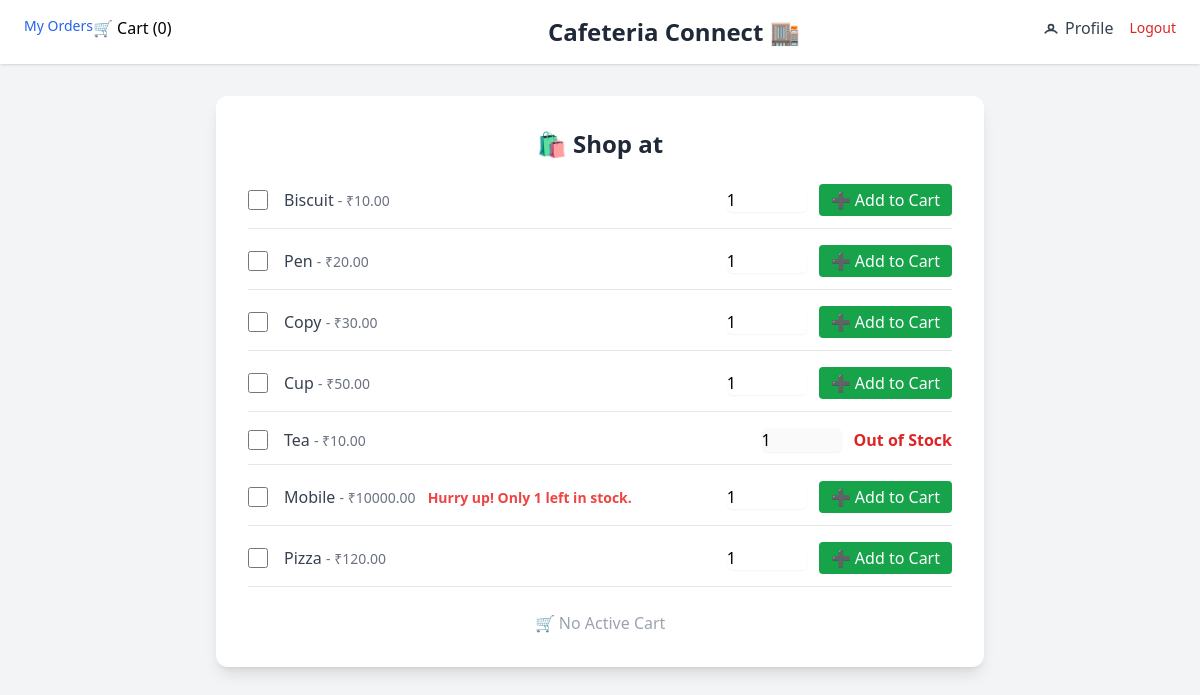
The page /shops/5/products/ (signed in) on the database its author committed.
### shops/models.py (models this page shows, shortened)
class Product(models.Model):
    shop = models.ForeignKey(Shop, on_delete=models.CASCADE, related_name="products")
    name = models.CharField(max_length=255)
    sku = models.CharField(max_length=100, null=True)
    description = models.TextField(blank=True, null=True)
    price = models.DecimalField(max_digits=10, decimal_places=2)
    image = models.ImageField(upload_to="products/", blank=True, null=True)
    category = models.CharField(max_length=255, blank=True, null=True)
    stock = models.PositiveIntegerField(default=0)
    is_available = models.BooleanField(default=True)
    created_at = models.DateTimeField(auto_now_add=True, null=True)
    updated_at = models.DateTimeField(auto_now=True)

### shops/views.py (the view)
# urls.py: path('<int:shop_id>/products/', api_views.shop_products, name='api-shop-products'),
@login_required
def shop_products(request, shop_id):
    shop = get_object_or_404(Shop, id=shop_id)
    products = shop.products.all()
    is_owner = request.user == shop.owner
    if is_owner:
        return render(request, 'product_list.html', {
            'shop': shop,
            'products': products,
            'is_owner': is_owner
        })
    else:
        return render(request, 'orders/shop_products.html', {'products': products})

### cart/context_processors.py (called while the page is built)
def cart_item_count(request):
    count = 0
    current_cart = None
    if request.user.is_authenticated:
        current_cart = Cart.objects.filter(user=request.user).last()
        if current_cart:
            count = current_cart.items.count()
    return {
        "cart_item_count": count,
        "current_cart": current_cart,
    }

### orders/templates/orders/shop_products.html (shortened to what this page needs)
{% extends 'base.html' %}
{% load static %}
{% block content %}
<div class="max-w-3xl mx-auto bg-white shadow-lg rounded-xl p-8 mt-8">
    <h2 class="text-2xl font-bold mb-6 text-gray-800 text-center">🛍 Shop at {{ shop.name }}</h2>
    <form method="post" class="space-y-4">
        {% for product in products %}
            <div class="flex items-center justify-between border-b pb-3">
                <div class="flex items-center space-x-4">
                    <input id="product_{{ product.id }}" type="checkbox" name="product_ids" value="{{ product.id }}" class="h-5 w-5 text-blue-600 focus:ring-blue-500 border-gray-300 rounded">
                    <label for="product_{{ product.id }}" class="text-gray-700 font-medium">
                        {{ product.name }}
                        <span class="text-sm text-gray-500">- ₹{{ product.price }}</span>
                        {% if product.stock > 0 and product.stock <= 5 %}
                            <span class="text-red-500 text-sm font-semibold ml-2">
                                Hurry up! Only {{ product.stock }} left in stock.
                            </span>
                        {% endif %}
                    </label>
                </div>
                <div class="flex items-center space-x-3">
                    <input
                        type="number"
                        name="quantity_{{ product.id }}"
                        id="quantity_{{ product.id }}"
                        value="1"
                        min="1"
                        max="{{ product.stock }}"
                        class="w-20 border-gray-300 rounded-md shadow-sm focus:ring-blue-500 focus:border-blue-500"
                        {% if product.stock == 0 %}disabled{% endif %}
                    >
                    {% if product.stock > 0 %}
                        <button
                            type="button"
                            onclick="addToCart({{ product.id }}, parseInt(document.getElementById('quantity_{{ product.id }}').value))"
                            class="bg-green-600 text-white px-3 py-1 rounded hover:bg-green-700"
                        >
                            ➕ Add to Cart
                        </button>
                    {% else %}
                        <span class="text-red-600 font-semibold">Out of Stock</span>
                    {% endif %}
                </div>
            </div>
        {% endfor %}
    </form>
    <div class="text-center mt-6">
        {% if current_cart %}
            <a href="{% url 'view_cart' current_cart.id %}" class="text-blue-600 underline hover:text-blue-800">
                🛒 View Cart
            </a>
        {% else %}
            <span class="text-gray-400">🛒 No Active Cart</span>
        {% endif %}
    </div>
</div>
{% endblock %}

### rows shown on the page
Product: name "Biscuit", price "10.00", stock "1"
Product: name "Pen", price "20.00", stock "1"
Product: name "Copy", price "30.00", stock "1"
Product: name "Cup", price "50.00", stock "1"
Product: name "Tea", price "10.00", stock "1", shows "Out of Stock"
Product: name "Mobile", price "10000.00", stock "1"
Product: name "Pizza", price "120.00", stock "1"

### other values the page prints
{{ cart_item_count }} "0"
